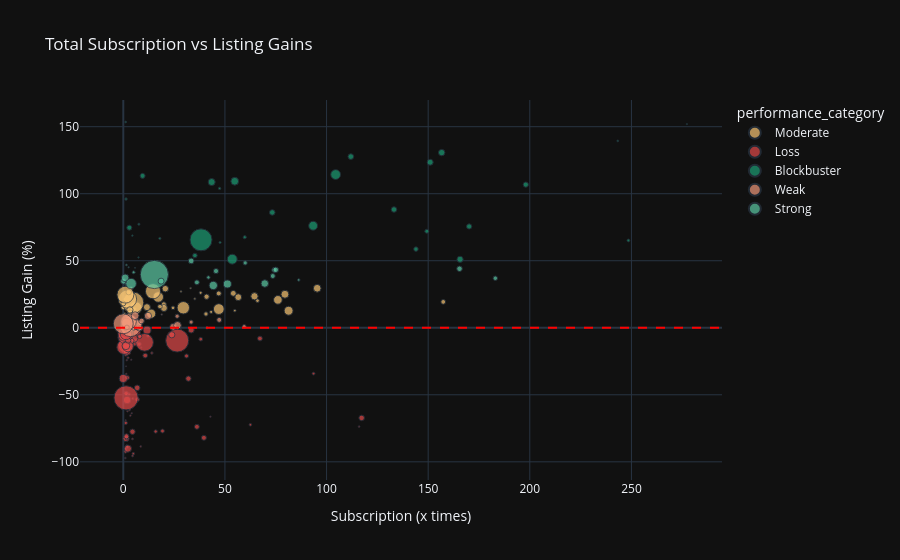

Notebook code cell kept with this figure:
### Code cell
fig = px.scatter(
    df,
    x="total_subscription",
    y="listing_gains_pct",
    color="performance_category",
    size="issue_size_cr",
    hover_name="ipo_name",
    title="Total Subscription vs Listing Gains",
    labels={
        "total_subscription": "Subscription (x times)",
        "listing_gains_pct" : "Listing Gain (%)"
    },
    color_discrete_map=color_map
)
fig.add_hline(y=0, line_dash="dash", line_color="red")
fig.show()

### Figure 1 — Plotly figure (JSON) as saved in the notebook; plotly's stock layout.template omitted (floating-point values rounded to 4 significant figures)
{"data": [{"hovertemplate": "<b>%{hovertext}</b><br><br>performance_category=Moderate<br>Subscription (x times)=%{x}<br>Listing Gain (%)=%{y}<br>issue_size_cr=%{marker.size}<extra></extra>", "hovertext": ["Infinite Comp", "Syncom Health", "Talwalkars Fitn", "Technofab Engg", "Hindustan Media", "Bharat Fin", "Gujarat Pipavav", "Tecpro Systems", "Lovable Lingeri", "MCX India", "MT Educare", "CARE Ratings", "Just Dial", "Wonderla", "Interglobe Avi", "S H Kelkar", "TeamLease Ser.", "Equitas Holding", "Ujjivan Financi", "Parag Milk Food", "Mahanagar Gas", "Dilip Buildcon", "S P Apparels", "GNA Axles", "PNB Housing Fin", "HUDCO", "Cochin Shipyard", "Apex Frozen", "Prataap Snacks ", "Godrej Agrovet", "Nippon", "HDFC Life", "Galaxy Surfacta", "Bandhan Bank", "CAMS", "Mazagon Dock", "Gland", "Antony Waste", "Stove Kraft", "Railtel", "Heranba", "Easy Trip", "Laxmi Organic", "Barbeque Nat", "Sona BLW", "Shyam Metalics", "India Pesticide"], "legendgroup": "Moderate", "marker": {"color": "#FAC775", "size": [189.8, 56.25, 77.44, 71.76, 270.0, 1654.0, 500.0, 268.0, 93.28, 663.3, 99.0, 540.0, 950.0, 181.2, 3000.0, 200.0, 273.7, 2159.0, 358.2, 764.3, 1040.0, 430.0, 215.0, 130.4, 3000.0, 1224.0, 1454.0, 152.2, 481.9, 1157.0, 1542.0, 8695.0, 937.1, 4473.0, 2244.0, 443.7, 6480.0, 300.5, 412.6, 819.2, 60.0, 510.0, 600.0, 453.6, 5550.0, 909.0, 800.0], "sizemode": "area", "sizeref": 38.69, "symbol": "circle"}, "mode": "markers", "name": "Moderate", "orientation": "v", "showlegend": true, "x": [43.22, 5.17, 28.39, 12.78, 5.43, 13.69, 19.94, 24.47, 35.21, 54.13, 4.8, 40.98, 11.63, 38.06, 6.15, 0.0, 66.02, 17.21, 40.68, 1.83, 64.54, 0.0, 0.66, 54.88, 29.53, 79.53, 76.06, 6.14, 46.97, 95.41, 81.33, 4.89, 20.0, 14.63, 46.99, 157.4, 2.06, 3.85, 18.03, 20.68, 33.13, 3.39, 2.68, 0.0, 1.04, 56.56, 3.25], "xaxis": "x", "y": [11.82, 17.13, 27.03, 23.19, 13.98, 10.52, 17.5, 14.89, 21.56, 25.68, 12.94, 23.19, 15.37, 26.08, 14.83, 15.17, 20.23, 22.95, 10.29, 15.26, 23.49, 15.05, 10.07, 12.78, 14.92, 25.0, 20.83, 19.91, 25.62, 29.47, 12.7, 18.71, 14.74, 27.25, 13.95, 19.31, 21.36, 29.29, 15.83, 29.15, 29.55, 11.39, 26.62, 18.08, 24.69, 22.83, 13.33], "yaxis": "y", "type": "scatter"}, {"hovertemplate": "<b>%{hovertext}</b><br><br>performance_category=Loss<br>Subscription (x times)=%{x}<br>Listing Gain (%)=%{y}<br>issue_size_cr=%{marker.size}<extra></extra>", "hovertext": ["Jubilant Food", "Vascon Engineer", "Thangamayil", "Aqua Logistics", "DB Realty", "Emmbi Ind", "Hathway Cable", "Man Infra", "ILandFS Trans", "Pradip Overseas", "Persistent", "Shree Ganesh", "Goenka Diamond", "NEL HOLDINGS SO", "Tarapur Trans", "SJVN", "Jaypee Infra", "Parabolic Drugs", "Bajaj Consumer ", "Prakash Steelag", "Indosolar", "Tirupati Inks", "Sasta Sundar", "Ramky Infra", "Orient Green", "Cantabil Retail", "Va Tech Wabag", "Ashoka Buildcon", "Commercial Eng", "BS Limited", "Gyscoal Alloys", "Gravita India", "RPP Infra Proj", "MOIL", "Claris Life", "A2Z Infra Eng", "C Mahendra Expo", "Omkar Special", "Fineotex Chem", "PTC India Fin", "Shilpi Cable", "Paramount Print", "Future Consumer", "Servalakshmi", "Innoventive Ind", "VMS Industries", "Kridhan Infra", "Bharatiya Glob", "Inventure Grow", "L&T Finance", "Tree House", "Brooks Labs", "SRS", "Setubandhan Inf", "Taksheel Solut", "Ujaas Energy", "Vaswani Ind", "Indo Thai Secu", "Olympic Cards", "NBCC (India)", "Tribhovandas", "VKS Projects", "Tara Jewels", "PC Jeweller", "INDUS TOWERS", "Repco Home", "Monte Carlo", "Ortel Comm", "MEP Infra", "UFO Moviez", "PNC Infratech", "Manpasand Bever", "Syngene Intl", "Power Mech", "Pennar Eng", "Shree Pushkar", "Coffee Day", "Precision Camsh", "Quick Heal Tech", "L&T Infotech", "Advanced Enzyme", "ICICI Prudentia", "HPL Electric & ", "Varun Beverages", "Laurus Labs", "Music Broadcast", "CL Educate", "PSP Projects", "IndiGrid InvIT ", "Eris Life", "SIS", "Dixon Technolog", "Matrimony.com", "IEX", "General Insuran", "Khadim India", "Shalby ", "Aster DM Health", "Bharat Dynamics", "Hindustan Aeron", "ICICI Securitie", "RITES", "TCNS Clothing C", "CreditAccess Gr", "AAVAS Financier", "Xelpmoc Design ", "MSTC", "Sterling & Wils", "Prince Pipes", "SBI Card", "Angel Broking", "UTI AMC", "Equitas Bank", "IRFC", "Anupam Rasayan", "Craftsman", "Kalyan Jeweller", "Suryoday Small", "Macrotech Dev"], "legendgroup": "Loss", "marker": {"color": "#E24B4A", "size": [328.7, 199.8, 0.0, 150.0, 1500.0, 43.08, 735.4, 142.0, 700.0, 116.6, 168.0, 385.3, 145.0, 405.0, 63.75, 1079.0, 1650.0, 200.0, 297.0, 68.75, 357.0, 51.5, 147.5, 530.0, 900.0, 105.0, 472.6, 225.0, 172.4, 197.4, 54.67, 45.0, 48.75, 1260.0, 300.0, 675.0, 165.0, 79.38, 30.32, 438.8, 55.88, 45.83, 750.0, 60.0, 219.6, 25.75, 34.75, 55.1, 81.9, 1245.0, 112.1, 63.0, 227.5, 60.0, 82.5, 93.0, 49.0, 33.6, 25.0, 127.2, 210.0, 55.0, 0.0, 609.3, 4534.0, 270.4, 342.3, 240.0, 324.0, 600.0, 488.0, 400.0, 550.0, 273.2, 156.2, 70.0, 1150.0, 410.0, 450.0, 1242.0, 60.0, 6057.0, 361.0, 1114.0, 560.7, 488.5, 238.9, 211.7, 2250.0, 1741.0, 362.2, 599.3, 501.1, 1001.0, 11370.0, 493.1, 504.8, 980.1, 960.9, 4229.0, 4016.0, 453.6, 1122.0, 1126.0, 1729.0, 23.0, 213.8, 3125.0, 500.0, 10290.0, 600.0, 2160.0, 517.6, 4633.0, 760.0, 823.7, 1175.0, 582.3, 2500.0], "sizemode": "area", "sizeref": 38.69, "symbol": "circle"}, "mode": "markers", "name": "Loss", "orientation": "v", "showlegend": true, "x": [31.11, 1.22, 1.12, 1.94, 0.85, 1.2, 1.36, 62.53, 33.42, 14.08, 93.6, 1.96, 1.07, 1.16, 1.74, 6.64, 1.24, 1.04, 19.29, 4.53, 1.55, 8.77, 12.2, 2.89, 1.07, 2.35, 36.22, 15.94, 2.07, 1.1, 8.59, 42.88, 2.97, 0.0, 1.5, 0.96, 2.78, 4.67, 1.57, 1.7, 3.48, 3.92, 1.52, 1.47, 1.24, 1.36, 1.68, 2.06, 4.58, 5.34, 1.85, 1.6, 1.22, 2.21, 2.99, 1.57, 4.16, 1.16, 0.99, 4.93, 1.15, 1.03, 1.98, 6.85, 1.21, 1.65, 7.83, 0.75, 1.11, 2.04, 1.56, 1.4, 32.05, 38.12, 0.07, 1.34, 1.82, 1.91, 10.8, 11.69, 116.0, 10.48, 8.06, 1.86, 4.53, 39.67, 1.9, 8.58, 1.35, 3.29, 6.92, 117.3, 4.44, 2.28, 1.38, 1.9, 2.82, 1.31, 1.3, 0.99, 0.36, 67.24, 5.27, 2.22, 0.97, 3.25, 1.46, 0.85, 2.21, 26.54, 3.94, 2.31, 1.95, 1.16, 23.86, 0.69, 1.28, 2.37, 1.36], "xaxis": "x", "y": [-21.03, -11.28, -5.2, -88.88, -2.69, -36.33, -82.68, -72.36, -1.67, -18.83, -34.19, -37.21, -90.53, -5.65, -24.13, -3.65, -10.49, -13.6, -77.02, -82.91, -18.28, -14.77, -6.02, -13.92, -4.47, -22.41, -73.9, -77.37, -11.61, -92.37, -88.51, -66.34, -8.07, -37.8, -9.71, -17.78, -49.61, -52.86, -79.87, -11.07, -65.51, -23.86, -17.0, -34.48, -20.0, -28.75, -87.69, -62.26, -95.56, -10.65, -13.67, -49.8, -70.98, -83.37, -61.23, -82.92, -63.78, -68.92, -5.0, -93.9, -7.33, -97.15, -0.02, -44.81, -13.09, -6.48, -12.19, -5.0, -3.25, -4.19, -80.94, -48.93, -37.92, -8.48, -11.52, -3.08, -17.64, -4.7, -20.73, -1.74, -73.7, -10.88, -6.41, -53.87, -77.55, -82.07, -16.42, -0.5, -4.92, -0.32, -53.58, -67.24, -8.51, -90.14, -52.28, -8.2, -3.53, -5.34, -8.71, -7.13, -14.44, -8.02, -8.13, -0.28, -5.83, -10.91, -10.78, -7.01, -6.4, -9.51, -9.85, -13.97, -0.76, -4.42, -5.24, -3.83, -13.45, -9.44, -4.7], "yaxis": "y", "type": "scatter"}, {"hovertemplate": "<b>%{hovertext}</b><br><br>performance_category=Blockbuster<br>Subscription (x times)=%{x}<br>Listing Gain (%)=%{y}<br>issue_size_cr=%{marker.size}<extra></extra>", "hovertext": ["ARSS Infra", "Texmo Pipes", "Shri Aster", "Career Point", "Bedmutha Ind", "Birla Pacific", "PG Electroplast", "Snowman Logist", "Quess Corp", "Avenue Supermar", "CDSL", "AU Small Financ", "Salasar Techno ", "Astron Paper & ", "Apollo Micro Sy", "IRCTC", "CSB Bank", "Ujjivan Small", "Rossari", "Happiest Minds ", "Route", "Chemcon Special", "Burger King", "Bectors Food", "Indigo Paints", "Nureca", "MTAR Tech", "G R Infra", "Clean Science", "Zomato", "Tatva Chintan"], "legendgroup": "Blockbuster", "marker": {"color": "#1D9E75", "size": [103.0, 45.0, 53.1, 115.0, 91.8, 65.18, 120.7, 197.4, 400.0, 1870.0, 524.0, 1913.0, 35.87, 70.0, 156.0, 635.0, 409.7, 750.0, 496.2, 702.0, 600.0, 318.0, 796.5, 540.5, 1171.0, 100.0, 596.4, 963.3, 1546.0, 9375.0, 500.0], "sizemode": "area", "sizeref": 38.69, "symbol": "circle"}, "mode": "markers", "name": "Blockbuster", "orientation": "v", "showlegend": true, "x": [47.62, 7.48, 4.47, 47.39, 7.69, 1.18, 1.34, 59.75, 144.0, 104.5, 170.2, 53.6, 277.3, 243.3, 248.5, 112.0, 35.24, 165.7, 2.97, 151.0, 73.3, 149.3, 156.7, 198.0, 54.84, 17.98, 133.2, 43.48, 93.41, 38.25, 9.5], "xaxis": "x", "y": [63.62, 52.5, 68.73, 104.0, 77.25, 153.5, 96.02, 67.55, 58.68, 114.3, 75.57, 51.17, 151.9, 139.4, 65.13, 127.7, 53.9, 51.08, 74.67, 123.5, 86.03, 72.0, 130.7, 106.8, 109.3, 66.66, 88.22, 108.7, 76.13, 65.59, 113.3], "yaxis": "y", "type": "scatter"}, {"hovertemplate": "<b>%{hovertext}</b><br><br>performance_category=Weak<br>Subscription (x times)=%{x}<br>Listing Gain (%)=%{y}<br>issue_size_cr=%{marker.size}<extra></extra>", "hovertext": ["United Bank", "Intrasoft Tech", "GB Global", "Eros Intl", "Electrosteel St", "Sea TV Network", "Oberoi Realty", "Prestige Estate", "Punjab & Sind", "Acropetal Tech", "Muthoot Finance", "TD Power System", "Flexituff Ventu", "Speciality Rest", "Shemaroo Ent", "Imagicaaworld", "Navkar Corp", "Sadbhav Infra", "Prabhat Dairy", "Bharat Wire Rop", "L&T Technology", "S Chand and Co", "Tejas Networks", "GTPL Hathway", "Bharat Road Net", "ICICI Lombard ", "SBI Life Insura", "Mahindra Logist", "Future Supply", "Newgen Software", "HG Infra Engg", "Mishra Dhatu Ni", "Indostar Capita", "Fine Organics", "Chalet Hotels", "Embassy Office", "Rail Vikas", "Metropolis", "Neogen", "Home First", "PowerGrid InvIT"], "legendgroup": "Weak", "marker": {"color": "#F0997B", "size": [330.0, 53.65, 107.9, 350.0, 0.0, 50.2, 1029.0, 1200.0, 480.0, 170.0, 901.2, 227.0, 104.6, 182.0, 120.0, 467.0, 600.0, 425.0, 300.0, 70.0, 900.0, 325.0, 326.7, 484.8, 600.6, 5701.0, 8400.0, 829.4, 649.7, 424.6, 457.7, 438.4, 1844.0, 597.9, 1629.0, 4750.0, 430.9, 1200.0, 131.5, 1154.0, 7735.0], "sizemode": "area", "sizeref": 38.69, "symbol": "circle"}, "mode": "markers", "name": "Weak", "orientation": "v", "showlegend": true, "x": [33.38, 18.95, 6.32, 26.51, 8.23, 9.58, 12.13, 2.26, 47.2, 1.28, 24.55, 2.72, 1.03, 2.54, 7.39, 1.11, 2.85, 2.24, 0.77, 1.21, 2.52, 59.49, 1.88, 1.53, 1.75, 2.98, 3.55, 7.9, 7.56, 8.25, 4.98, 1.21, 6.8, 8.99, 1.57, 2.57, 1.82, 5.84, 41.18, 26.66, 0.0], "xaxis": "x", "y": [4.24, 9.9, 2.81, 8.6, 2.27, 6.0, 8.83, 5.22, 5.87, 9.39, 0.71, 7.34, 7.35, 7.1, 0.59, 6.25, 7.35, 3.06, 1.17, 0.89, 0.59, 0.87, 2.45, 0.97, 1.54, 3.11, 1.14, 0.03, 3.28, 3.27, 0.02, 0.0, 2.36, 5.08, 3.71, 4.7, 0.26, 9.04, 0.0, 1.81, 2.98], "yaxis": "y", "type": "scatter"}, {"hovertemplate": "<b>%{hovertext}</b><br><br>performance_category=Strong<br>Subscription (x times)=%{x}<br>Listing Gain (%)=%{y}<br>issue_size_cr=%{marker.size}<extra></extra>", "hovertext": ["DQ Entertain", "Coal India", "Sudar Ind", "Sanghvi Forging", "Dr Datson Labs", "Timbor Home", "Rushil Decor", "Onelife Capital", "Sharda Crop", "Inox Wind", "VRL Logistics", "Alkem Lab", "Dr Lal PathLab", "Narayana Hruda", "Thyrocare Techn", "RBL Bank", "Endurance Techn", "Sheela Foam", "BSE Limited", "Shankara Buildi", "Capacite Infra", "Amber Enterpris", "Indiamart Inter", "Nazara", "Dodla Dairy", "Krishna Inst."], "legendgroup": "Strong", "marker": {"color": "#5DCAA5", "size": [128.4, 15480.0, 69.98, 36.9, 120.0, 23.25, 40.64, 36.85, 352.0, 700.0, 473.9, 1350.0, 638.0, 613.0, 479.2, 1100.0, 1161.0, 178.5, 1243.0, 233.0, 400.0, 600.0, 474.1, 582.9, 521.0, 2146.0], "sizemode": "area", "sizeref": 38.69, "symbol": "circle"}, "mode": "markers", "name": "Strong", "orientation": "v", "showlegend": true, "x": [86.33, 15.28, 1.55, 1.3, 1.11, 5.78, 2.62, 1.51, 59.97, 18.6, 74.26, 44.29, 33.41, 0.07, 73.55, 69.62, 0.92, 5.09, 51.22, 41.88, 183.0, 165.4, 36.21, 75.04, 45.62, 3.86], "xaxis": "x", "y": [35.69, 39.73, 46.88, 31.47, 33.01, 44.76, 45.12, 32.64, 48.37, 34.77, 43.07, 31.57, 49.85, 34.68, 38.59, 33.02, 37.22, 41.37, 32.66, 37.57, 36.96, 44.03, 33.87, 43.22, 42.31, 32.95], "yaxis": "y", "type": "scatter"}], "layout": {"xaxis": {"anchor": "y", "domain": [0.0, 1.0], "title": {"text": "Subscription (x times)"}}, "yaxis": {"anchor": "x", "domain": [0.0, 1.0], "title": {"text": "Listing Gain (%)"}}, "legend": {"title": {"text": "performance_category"}, "tracegroupgap": 0, "itemsizing": "constant"}, "title": {"text": "Total Subscription vs Listing Gains"}, "shapes": [{"line": {"color": "red", "dash": "dash"}, "type": "line", "x0": 0, "x1": 1, "xref": "x domain", "y0": 0, "y1": 0, "yref": "y"}]}}
